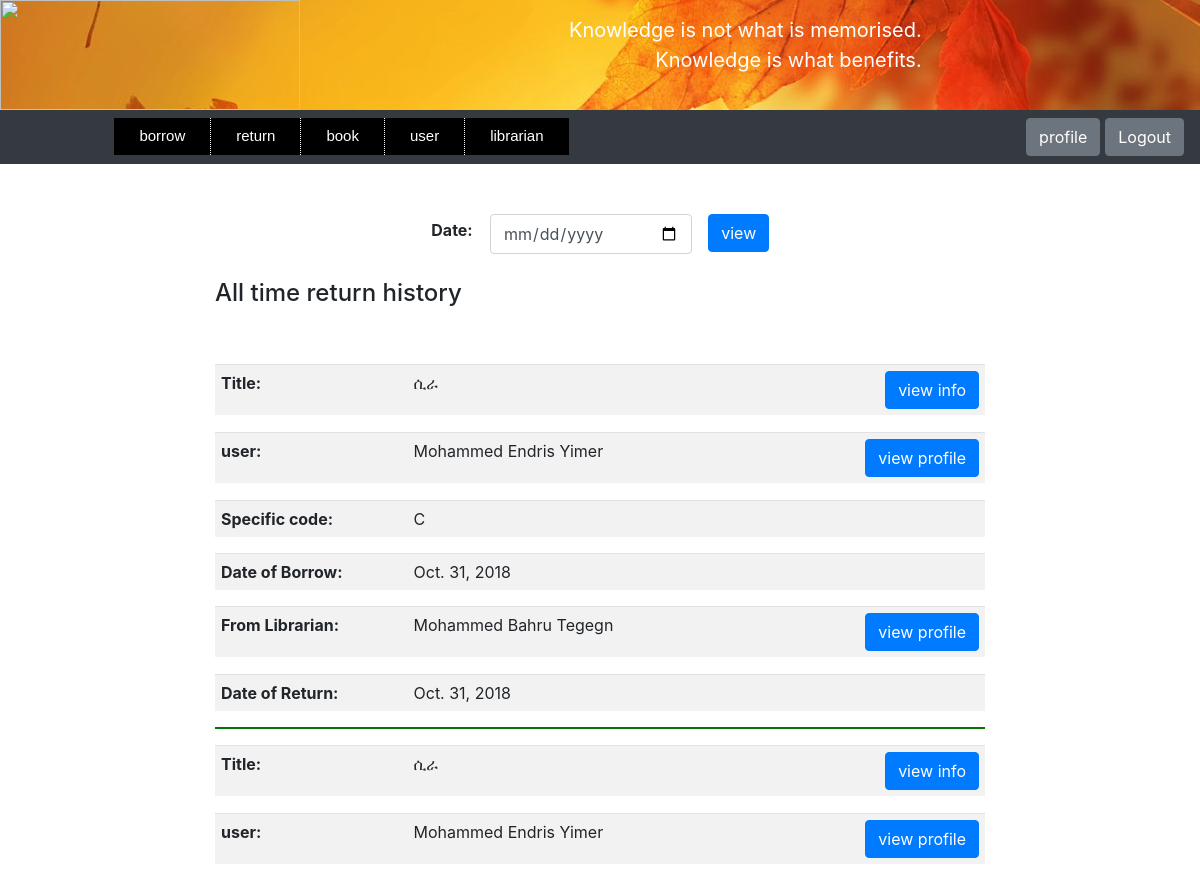
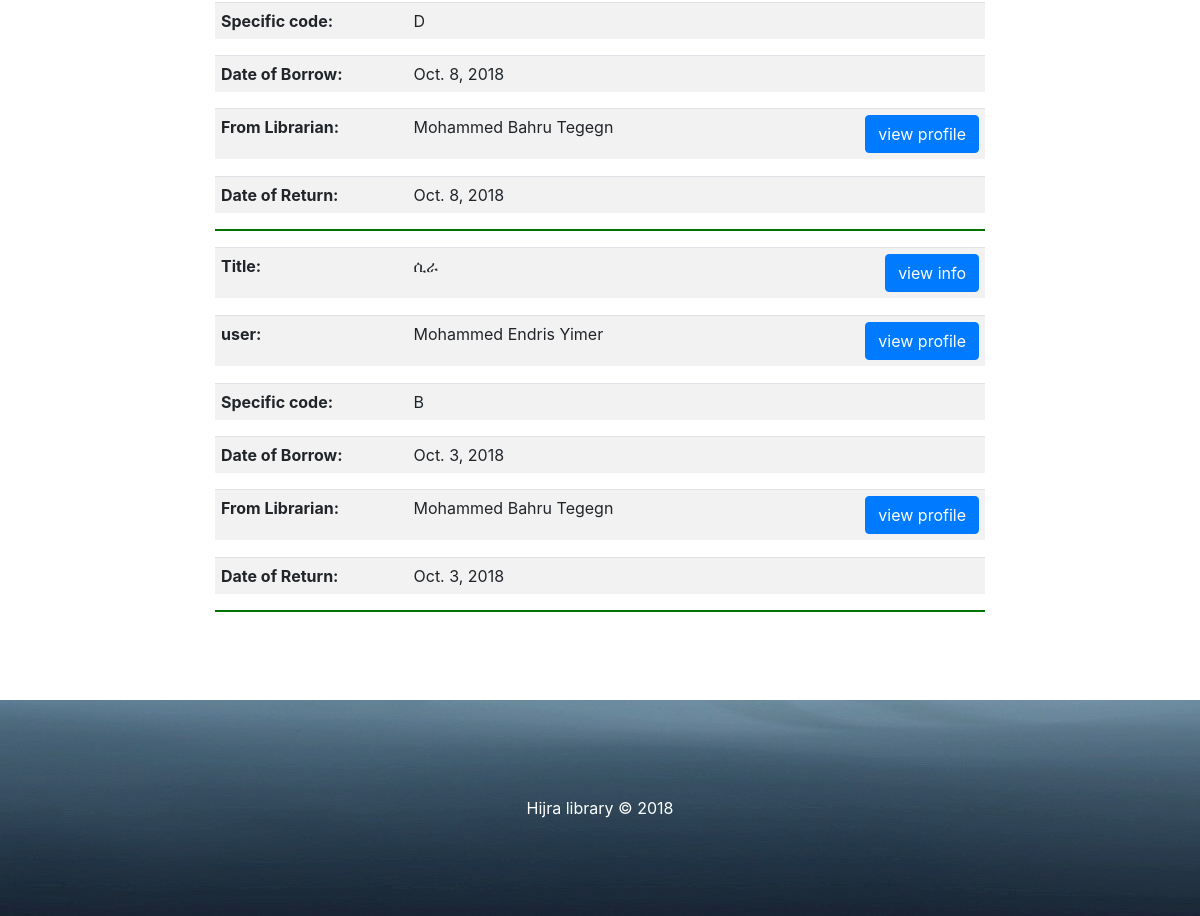
The app's page /view-book-return-by-librarian/ (signed in) with its own data (2 pictures, top to bottom).
### store/models.py (models this page shows, shortened)
class Borrow(models.Model):
    user = models.ForeignKey(User, on_delete=models.CASCADE)
    book = models.ForeignKey(Book, on_delete=models.CASCADE)
    librarian = models.ForeignKey(Librarian, on_delete=models.CASCADE, null=True, blank=True,
                                  related_name='borrow_librarian')
    specific_code = models.CharField(max_length=200)
    borrow_date = models.DateField()
    return_date = models.DateField(blank=True, null=True)
    return_to = models.ForeignKey(Librarian, on_delete=models.CASCADE, null=True, blank=True,
                                  related_name='return_librarian')

class Book(models.Model):
    code = models.CharField(max_length=200, unique=True)
    title = models.CharField(max_length=200)
    author = models.CharField(max_length=200)
    pub_year = models.PositiveSmallIntegerField(null=True, blank=True)
    category = models.ForeignKey(Category, on_delete=models.CASCADE, null=True, blank=True)
    description = models.TextField(blank=True)
    page = models.PositiveIntegerField()
    amount = models.PositiveIntegerField(default=1)
    specific_code = CollectionField(sort=True, unique_items=True, collection_type=set)
    borrow_specific_code = CollectionField(sort=True, unique_items=True, collection_type=set, blank=True)
    image = models.ImageField(upload_to='', blank=True, default='book.png')
    register_date = models.DateField()
    class Meta:
        unique_together = ('title', 'author', 'page')
    def image_tag(self):
        return mark_safe('<img src="%s" width="150" height="150"/>' % self.image.url)
    image_tag.short_description = 'Image'
    image_tag.allow_tags = True

class User(models.Model):
    user_id = models.CharField(max_length=200, blank=True, unique=True)
    name = models.CharField(max_length=200, help_text='Enter user Name')
    middle_name = models.CharField(max_length=200)
    last_name = models.CharField(max_length=200)
    phone_regex = RegexValidator(
        regex=r'^\+?1?\d{10,15}$',
        message='Phone number must be entered in the format : 0987654321 or +251987654321 up to 15 digits allowed'
    )
    phone = models.CharField(validators=[phone_regex], max_length=15)
    year = models.PositiveSmallIntegerField(blank=True, null=True, default=0)
    department = models.CharField(max_length=200, null=True, blank=True)
    email = models.EmailField(blank=True)
    password_regex = RegexValidator(
        regex=r'^\S{6,1024}',
        message='password must be at least 6 character'
    )
    password = models.CharField(validators=[password_regex], max_length=1024)
    password_hint = models.CharField(max_length=200, blank=True)
    sex = models.CharField(max_length=200, choices=(('male', 'male'), ('female', 'female')))
    photo = models.ImageField(blank=True, default='null.png')
    register_date = models.DateField()
    def image_tag(self):
        return mark_safe('<img src="%s" width="150" height="150"/>' % self.photo.url)
    image_tag.short_description = 'Photo'
    image_tag.allow_tags = True

class Librarian(models.Model):
    librarian_id = models.CharField(max_length=200, blank=True, unique=True)
    name = models.CharField(max_length=200)
    middle_name = models.CharField(max_length=200)
    last_name = models.CharField(max_length=200)
    phone_regex = RegexValidator(
        regex=r'^\+?1?\d{10,15}$',
        message='Phone number must be entered in the format : 0987654321 or +251987654321 up to 15 digits allowed'
    )
    phone = models.CharField(validators=[phone_regex], max_length=15)
    year = models.PositiveSmallIntegerField(blank=True, null=True, default=0)
    department = models.CharField(max_length=200, null=True, blank=True)
    email = models.EmailField(blank=True)
    password_regex = RegexValidator(
        regex=r'^\S{6,1024}',
        message='password must be at least 6 character'
    )
    password = models.CharField(validators=[password_regex], max_length=1024)
    password_hint = models.CharField(max_length=200, blank=True)
    sex = models.CharField(max_length=200, choices=(('male', 'male'), ('female', 'female')))
    photo = models.ImageField(blank=True, default='null.png')
    register_date = models.DateField()
    def image_tag(self):
        return mark_safe('<img src="%s" width="150" height="150"/>' % self.photo.url)
    image_tag.short_description = 'Photo'
    image_tag.allow_tags = True

### store/views.py (the view)
# urls.py: path('view-book-return-by-librarian/', views.view_book_return_by_librarian, name='view_book_return_by_librarian'),
def view_book_return_by_librarian(request):
    librarian_id = request.session.get('librarian_auth')
    if not librarian_id:
        raise Http404("You are not Logged in")
    librarian = Librarian.objects.get(librarian_id=librarian_id)
    if request.method == "POST":
        form = DateSearchEngine(request.POST)
        if form.is_valid():
            date = request.POST.get('search_date')
            borrow = Borrow.objects.filter(return_date=date, return_to=librarian)
            for i in borrow:
                i.book.photo = "Images/" + str(i.book.image)
                i.user.image = "Images/" + str(i.user.photo)
                if i.librarian:
                    i.librarian.image = "Images/" + str(i.librarian.photo)
            return render(request, 'webpages/view_book_return_by_librarian.html',
                          {'form': form, 'borrow': borrow, 'date': date})
        return render(request, 'webpages/view_book_return_by_librarian.html', {'form': form, 'date': None})
    else:
        form = DateSearchEngine()
        borrow = Borrow.objects.filter(return_to=librarian).exclude(return_date=None).\
            order_by('return_date').reverse()
        for i in borrow:
            i.book.photo = "Images/" + str(i.book.image)
            i.user.image = "Images/" + str(i.user.photo)
            if i.librarian:
                i.librarian.image = "Images/" + str(i.librarian.photo)
        return render(request, 'webpages/view_book_return_by_librarian.html',
                      {'form': form, 'borrow': borrow, 'date': 'All time'})

### store/forms.py (shortened to what this page needs)
class DateSearchEngine(forms.Form):
    search_date = forms.DateField(
        label='Date',
        widget=forms.DateInput(attrs={'type': 'date'}),
    )

### store/models.py (called while the page is built)
    def __str__(self):
        return self.name

### store/templates/webpages/view_book_return_by_librarian.html (shortened to what this page needs)
<!DOCTYPE html>
<html lang="en">
<head>
    {% include "webpages/librarian_page.html" %}
    {%load static%}
    {%load filter%}
    {% load widget_tweaks %}
    <link rel="stylesheet" href="{% static 'files/bootstrap/css/bootstrap.css' %}"  type="text/css" >
    <link rel="stylesheet" href="{% static 'files/style5.css' %}"  type="text/css" >
    <link rel="stylesheet" href="{% static 'files/style6.css' %}"  type="text/css" >
    <link rel="stylesheet" href="{% static 'files/style8.css' %}"  type="text/css" >
</head>
    <body>
        <div class = "container col-4">
        <form enctype="multipart/form-data" method="post" novalidate>
            {% for field in form.visible_fields %}
                <table style="width:100%; margin-top:0px;">
                    <tr >
                        <td style="width:20%;" align="center">
                            <strong>{{ field.label_tag }}</strong>
                        </td>
                        <td style="width:55%; vertical-align: top;">
                    {% if form.is_bound %}
                        {% if field.errors %}
                            {% render_field field class="form-control is-invalid" %}
                            {% for  error in field.errors %}
                                <div class="invalid-feedback">
                                    {{ error }}
                                </div>
                            {% endfor %}
                        {% else %}
                            {% render_field field class="form-control is-valid" %}
                        {% endif %}
                    {% else %}
                        {% render_field field class="form-control" %}
                    {% endif %}
                        </td>
                        <td style="width:25%; vertical-align: top;" align="center">
                    <button type="submit" class = "btn btn-primary" > view</button>
                        </td>
                    </tr>
                </table>
            {% endfor %}
        </form>
        </div>
        <div class="container col-8">
            {% if date  %}
                {% if borrow %}
                    <br><h4>{{date}} return history</h4><br><br>
                {% else %}
                    <br><h4>There is no return history on {{date}}</h4><br>
                {% endif %}
            {% endif %}
        </div>
        {% for i in borrow %}
        <div class="container col-8">
                <table  class="table table-striped">
                    <tr>
                        <td style="width: 25%;"><strong>Title:</strong></td>
                        <td style="width: 50%;">{{i.book.title}} </td>
                        <td style="width: 25%;" align="right">
                            <input type="button"  id ="button-book-{{i.id}}" class="btn btn-primary"  onclick="bookFunction({{i.id}})"
                      value="view info" ></td>
                    </tr>
                </table>
            </div>
            <div class="container col-8">
            </div>
            <div class="container col-8">
                <table  class="table table-striped">
                    <tr>
                        <td style="width: 25%;"><strong>user:</strong></td>
                        <td style="width: 50%;">{{i.user.name}} {{i.user.middle_name}}  {{i.user.last_name}}</td>
                        <td style="width: 25%;" align="right">
                            <input type="button"  id ="button-{{i.id}}" class="btn btn-primary"  onclick="myFunction({{i.id}})"
                      value="view profile" ></td>
                    </tr>
                </table>
            </div>
            <div class="container col-8">
            </div>
            <div class="container col-8">
                <table  class="table table-striped">
                    <tr>
                        <td style="width: 25%;"><strong>Specific code:</strong></td>
                        <td style="width: 75%;">{{i.specific_code}} </td>
                    </tr>
                </table>
            </div>
            <div class="container col-8">
                <table  class="table table-striped">
                    <tr>
                        <td style="width: 25%;"><strong>Date of Borrow:</strong></td>
                        <td style="width: 75%;">{{i.borrow_date}} </td>
                    </tr>
                </table>
            </div>
            {% if i.librarian %}
                <div class="container col-8">
                        <table  class="table table-striped">
                            <tr>
                                <td style="width: 25%;"><strong>From Librarian:</strong></td>
                                <td style="width: 50%;">{{i.librarian.name}} {{i.librarian.middle_name}}  {{i.librarian.last_name}}</td>
                                <td style="width: 25%;" align="right">
                                    <input type="button"  id ="button5-{{i.id}}" class="btn btn-primary"  onclick="ibrarianFun({{i.id}})"
                                        value="view profile" style="margin-left:15px;"></td>
                            </tr>
                        </table>
                </div>
                <div class="container col-8">
                </div>
            {% endif %}
            {% if date == 'All time' %}
                <div class="container col-8">
                <table  class="table table-striped">
                    <tr>
                        <td style="width: 25%;"><strong>Date of Return:</strong></td>
                        <td style="width: 75%;">{{i.return_date}} </td>
                    </tr>
                </table>
                </div>
            {% endif %}
        <div class="container col-8"><hr></div>
        {% endfor %}
    </body>
    <footer>
        {% include "webpages/footer.html" %}
    </footer>
</html>

### store/static/files/style3.css (style rules this page uses)
a.butt:link, a.back:visited, { background-color: #11aa44; color: white; }
table, th, td { border: 1px solid black; }

### store/static/files/style6.css (style rules this page uses)
.table-striped>tbody>tr>td { padding:6px; text-font:8px; }
hr { background-color: green; border-width:2px; }

### records on screen
Borrow: book "ሲራ", user.name "Mohammed", user.middle_name "Endris", user.last_name "Yimer", specific_code "C", borrow_date "Oct. 31, 2018", librarian.name "Mohammed", librarian.middle_name "Bahru", librarian.last_name "Tegegn", return_date "Oct. 31, 2018"
Borrow: book "ሲራ", user.name "Mohammed", user.middle_name "Endris", user.last_name "Yimer", specific_code "D", borrow_date "Oct. 8, 2018", librarian.name "Mohammed", librarian.middle_name "Bahru", librarian.last_name "Tegegn", return_date "Oct. 8, 2018"
Borrow: book "ሲራ", user.name "Mohammed", user.middle_name "Endris", user.last_name "Yimer", specific_code "B", borrow_date "Oct. 3, 2018", librarian.name "Mohammed", librarian.middle_name "Bahru", librarian.last_name "Tegegn", return_date "Oct. 3, 2018"

### other values on screen
{{ field.label_tag }} "Date:"
{{ date }} "All time"
